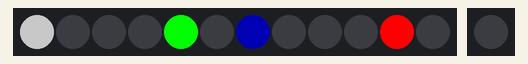
Bench run of a sketch on a simulated Arduino Uno, built with avr-gcc and run on an emulated ATmega328P. On the bench: 12 RGB LEDs in strip order, left to right, 1 RGB LEDs in strip order, left to right. The local clock reads 2024-03-15 10:24:30 at power-on unless the sketch sets it.

Above: at 0.2 s.
At 8.1 s:
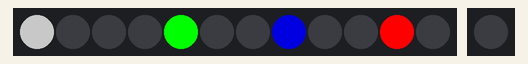
At 20.1 s:
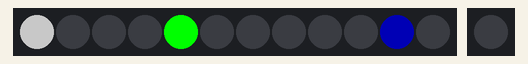
At 23.1 s:
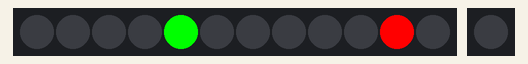
At 30.2 s:
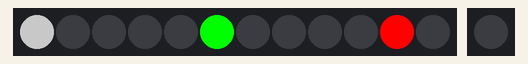
At 37.1 s:
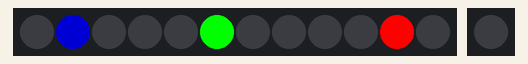

The sketch:

NeoClockGemmaM0.ino
```cpp
// Flashing variation; only the cardinal.

#include <Adafruit_DotStar.h>
#include <Adafruit_NeoPixel.h>
#include <SPI.h>
#include <Wire.h>
#include <TimeLib.h>
#include "RTClib.h"

#define LED_PIN    1
#define LED_COUNT 12
#define LED_BRIGHTNESS 255

#define DATAPIN   3
#define CLOCKPIN   4

RTC_PCF8523 rtc;

int hh = 0;
int mm = 0;
int ss = 0;

Adafruit_DotStar dotstar = Adafruit_DotStar(1, DATAPIN, CLOCKPIN, DOTSTAR_BGR);

// Argument 1 = Number of pixels in NeoPixel strip
// Argument 2 = Arduino pin number (most are valid)
// Argument 3 = Pixel type flags, add together as needed:
//   NEO_KHZ800  800 KHz bitstream (most NeoPixel products w/WS2812 LEDs)
//   NEO_KHZ400  400 KHz (classic 'v1' (not v2) FLORA pixels, WS2811 drivers)
//   NEO_GRB     Pixels are wired for GRB bitstream (most NeoPixel products)
//   NEO_RGB     Pixels are wired for RGB bitstream (v1 FLORA pixels, not v2)
//   NEO_RGBW    Pixels are wired for RGBW bitstream (NeoPixel RGBW products)
Adafruit_NeoPixel strip = Adafruit_NeoPixel(LED_COUNT, LED_PIN, NEO_GRB + NEO_KHZ800);
byte hue = 0;
byte offset = 4;
byte offset2 = 3;

int loopCount = 0;


void setup()
{
  //    Serial.begin(9600);
  //    while (!Serial) ; // wait for serial
  //    Serial.println("Hello...");

  strip.begin();           // INITIALIZE NeoPixel strip object (REQUIRED)
  strip.show();            // Turn OFF all pixels ASAP
  strip.setBrightness(LED_BRIGHTNESS); // Set BRIGHTNESS to about 1/5 (max = 255)

  dotstar.begin();
  dotstar.show();

  initRTC();
}

void initRTC()
{
  if (rtc.begin() == false) error(80);

  //    Serial.println("Something, something...");
  //    Serial.print("rtc.initialized() = ");
  //    Serial.println(rtc.initialized());
  //    Serial.print("rtc.lostPower() = ");
  //    Serial.println(rtc.lostPower());

  if (! rtc.initialized() || rtc.lostPower())
  {
    //   Serial.println("RTC is NOT initialized, let's set the time!");
    // When time needs to be set on a new device, or after a power loss, the
    // following line sets the RTC to the date & time this sketch was compiled
    //rtc.adjust(DateTime(F(__DATE__), F(__TIME__)));
    // This line sets the RTC with an explicit date & time, for example to set
    // January 21, 2014 at 3am you would call:
    // rtc.adjust(DateTime(2014, 1, 21, 3, 0, 0));
    //
    // Note: allow 2 seconds after inserting battery or applying external power
    // without battery before calling adjust(). This gives the PCF8523's
    // crystal oscillator time to stabilize. If you call adjust() very quickly
    // after the RTC is powered, lostPower() may still return true.
  }

  // When time needs to be re-set on a previously configured device, the
  // following line sets the RTC to the date & time this sketch was compiled
  //  rtc.adjust(DateTime(F(__DATE__), F(__TIME__)));
  // This line sets the RTC with an explicit date & time, for example to set
  // January 21, 2014 at 3am you would call:
  // rtc.adjust(DateTime(2014, 1, 21, 3, 0, 0));

  // When the RTC was stopped and stays connected to the battery, it has
  // to be restarted by clearing the STOP bit. Let's do this to ensure
  // the RTC is running.
  rtc.start();
}

void error(int pos)
{
  flashColor(Wheel(pos));
  abort();
}


void loop()
{
  loopCount = (loopCount + 1) % 50000;

  if (loopCount == 0) updateTime();
}

void updateTime()
{
  DateTime now = rtc.now();

  int h = now.twelveHour() % 12;
  int m = now.minute();
  int s = now.second();
  int hh = h;
  int mm = m / 5;
  int ss = s / 5;

  //    Serial.print(", h = ");
  //    Serial.print(h);
  //    Serial.print(", m = ");
  //    Serial.print(m);
  //    Serial.print(", s = ");
  //    Serial.print(s);
  //    Serial.print(" -|- hh = ");
  //    Serial.print(hh);
  //    Serial.print(", mm = ");
  //    Serial.print(mm);
  //    Serial.print(", ss = ");
  //    Serial.println(ss);

  // The cardinal is white and flashes.

  for (int i = 0; i < 12; i++)
  {
    if (s % 2 == 0)
    {
      if (i == 0)
      {
        strip.setPixelColor(i, 100, 100, 100);
      }
      else
      {
        if (i == ss)
        {
          int v = (s - (ss * 5)) * 32 + 64;
          strip.setPixelColor(i, 0, 0, v);
        }
        else
        {
          if (i == mm)
          {
            strip.setPixelColor(i, 0, 255, 0);
          }
          else
          {
            if (i == hh)
            {
              strip.setPixelColor(i, 255, 0, 0);
            }
            else
            {
              strip.setPixelColor(i, 0, 0, 0);
            }
          }
        }
      }
    }
    else
    {
      if (i == hh)
      {
        strip.setPixelColor(i, 255, 0, 0);
      }
      else
      {
        if (i == mm)
        {
          strip.setPixelColor(i, 0, 255, 0);
        }
        else
        {
          if (i == ss)
          {
            int v = (s - (ss * 5)) * 32 + 64;
            strip.setPixelColor(i, 0, 0, v);
            //            strip.setPixelColor(i, 0, 0, 255);
          }
          else
          {
            if ((i > 0) && (i <= hh))
            {
              strip.setPixelColor(i, 0, 0, 0);
            }
            else
            {
              strip.setPixelColor(i, 0, 0, 0);
            }
          }
        }
      }
    }
  }
  strip.show();
}

void doTheRainbowDance()
{
  pushPixel(Wheel(hue));

  hue = (hue + offset) % 0xFF;

  offset = (offset + offset2) % 0x40;
  offset2 = (offset2 + 1) % 0x20;
}


void pushPixel(uint32_t color)
{
  uint16_t count = strip.numPixels();

  for (uint16_t i = 0; i < count - 1; i++)
  {
    uint32_t c = strip.getPixelColor(i + 1);
    strip.setPixelColor(i, c);
  }

  strip.setPixelColor(count - 1, color);
  strip.show();
}

// Input a value 0 to 255 to get a color value.
// The colours are a transition r - g - b - back to r.
uint32_t Wheel(byte WheelPos) {
  if (WheelPos < 85) {
    return strip.Color(WheelPos * 3, 255 - WheelPos * 3, 0);
  }
  else if (WheelPos < 170) {
    WheelPos -= 85;
    return strip.Color(255 - WheelPos * 3, 0, WheelPos * 3);
  }
  else {
    WheelPos -= 170;
    return strip.Color(0, WheelPos * 3, 255 - WheelPos * 3);
  }
}

void flashColor(uint32_t color)
{
  for (int x = 0; x < 5; x++)
  {
    for (int i = 0; i < 12; i++)
    {
      strip.setPixelColor(i, color);
    }
    strip.show();
    delay(100);
    for (int i = 0; i < 12; i++)
    {
      strip.setPixelColor(i, 0);
    }
    strip.show();
    delay(100);
  }
}
```

Measured:
- what the display in image 0 shows lasts 0.9 s, from 0.2 s to 1.1 s
- what the display in image 1 shows lasts 1.2 s, from 8.0 s to 9.2 s
